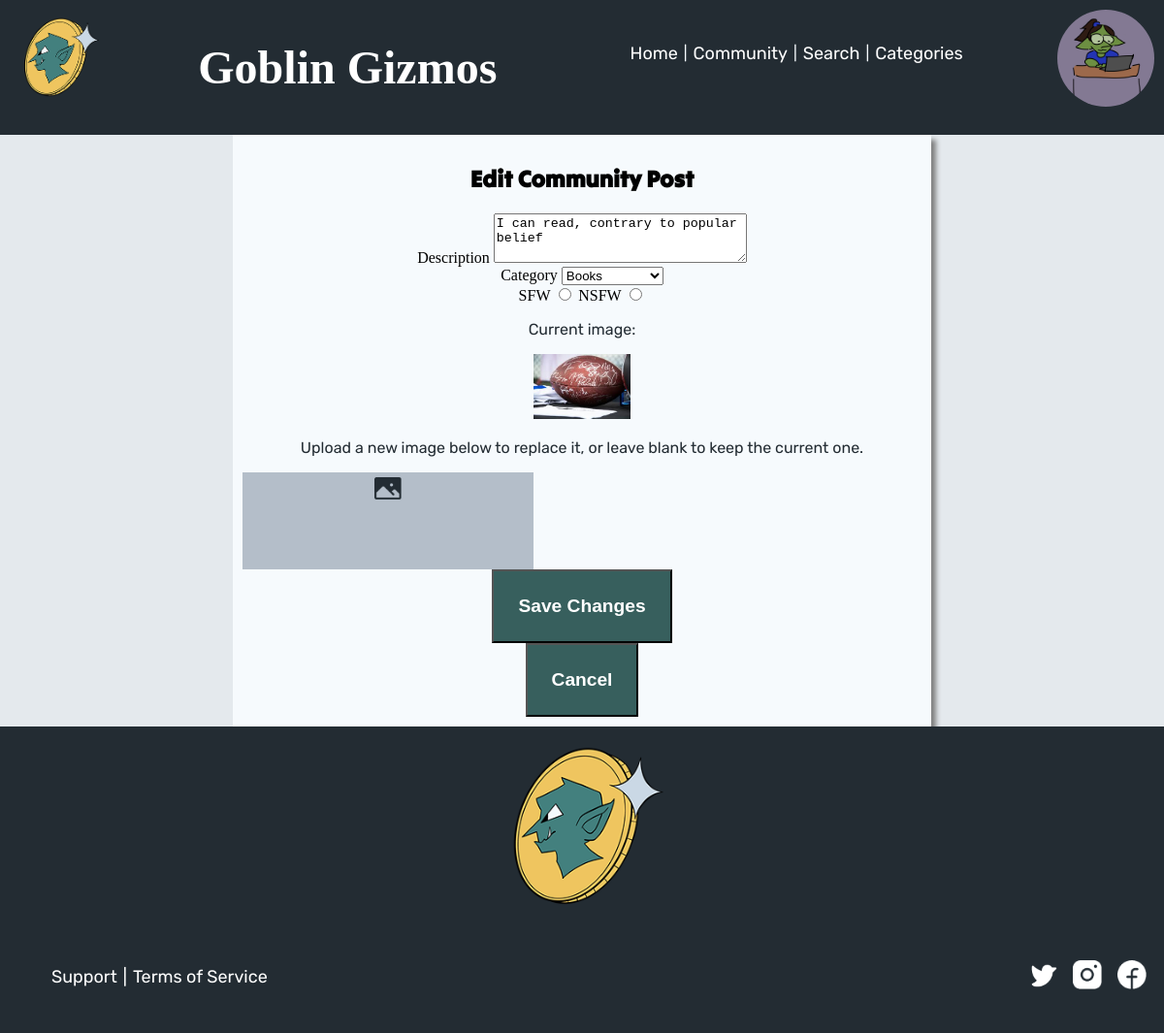
The page /editCommunityPost.php?compost_id=2 (signed in) on the database its author committed.
### tables this page shows
CREATE TABLE `goblingizmos_users` (
  `user_id` int(11) NOT NULL,
  `first_name` varchar(255) NOT NULL,
  `last_name` varchar(255) NOT NULL,
  `username` varchar(255) NOT NULL,
  `password` varchar(255) NOT NULL,
  `access_level` varchar(20) NOT NULL,
  `user_email` varchar(255) NOT NULL,
  `user_pfp` varchar(255) DEFAULT NULL,
  `user_bio` varchar(255) DEFAULT NULL
);

CREATE TABLE `goblingizmos_community` (
  `user_id` int(100) NOT NULL,
  `compost_id` int(100) NOT NULL,
  `compost_img` varchar(255) DEFAULT NULL,
  `compost_category` varchar(255) NOT NULL,
  `compost_description` varchar(255) NOT NULL,
  `compost_sfw_nsfw` varchar(255) DEFAULT NULL,
  `compost_likes` int(255) DEFAULT 0,
  `compost_creation_date` date NOT NULL
);

### editCommunityPost.php (the view, shortened to what this page needs)
<?php
require 'db_connectionGG.php';
$row = null;
$query_user_info = "SELECT * FROM goblingizmos_users WHERE user_id = ?";
$stmt = $mysqli->prepare($query_user_info);
$stmt->bind_param("i", $_SESSION['user_id']);
$stmt->execute();
$result = $stmt->get_result();
if ($result && $result->num_rows > 0) {
    $row = $result->fetch_array(MYSQLI_ASSOC);
}
$compostId = isset($_GET['compost_id']) ? (int) $_GET['compost_id'] : 0;
$existingPost = null;
$query_fetch = "
    SELECT
        compost_id,
        user_id,
        compost_description,
        compost_category,
        compost_sfw_nsfw,
        compost_img
    FROM goblingizmos_community
    WHERE compost_id = ?
    LIMIT 1
";
$stmt = $mysqli->prepare($query_fetch);
$stmt->bind_param("i", $compostId);
$stmt->execute();
$resultFetch = $stmt->get_result();
if ($resultFetch && $resultFetch->num_rows > 0) {
    $existingPost = $resultFetch->fetch_array(MYSQLI_ASSOC);
}
$formDescription = $existingPost['compost_description'];
$formCategory    = $existingPost['compost_category'];
?>
<!DOCTYPE html>
<html lang="en">
<head>
    <link rel="stylesheet" type="text/css" href="css/style.css">
</head>
<body>
    <div class="page-wrap">
        <header>
            <div class="headerGrid">
                <div class="headerGridItem" id="logoFlex">
                    <img class="logoImage" src="img/goblinLogo.png" alt="a goblin face in a coin; the logo">
                </div>
                <div class="headerGridItem">
                    <h1>Goblin Gizmos</h1>
                </div>
                <div class="headerGridItem">
                    <nav>
                        <ol>
                            <li>
                                <a class="titleLink" href="index.php">Home</a>
                            </li>
                            <li>
                                <p>|</p>
                            </li>
                            <li>
                                <a class="titleLink" href="community.php">Community</a>
                            </li>
                            <li>
                                <p>|</p>
                            </li>
                            <li>
                                <a class="titleLink" href="search.php">Search</a>
                            </li>
                            <li>
                                <p>|</p>
                            </li>
                            <li>
                                <a class="titleLink" href="categories.php">Categories</a>
                            </li>
                        </ol>
                    </nav>
                </div>
                <div class="headerGridItem">
                    <?php
                    if (isset($_SESSION['logged_in']) && $_SESSION['logged_in'] === true && isset($row)) {
                        if (!empty($row['user_pfp'])) {
                            print "<a href=\"userProfile.php\"><img src=\"" . htmlspecialchars($row['user_pfp']) . "\" class=\"userIconImageForSmaller\" alt=\"User's chosen profile picture\" onerror=\"this.src='img/PFP.png';\"></a>";
                        } else {
                            print "<a href=\"userProfile.php\"><img src=\"img/PFP.png\" class=\"userIconImageForSmaller\" alt=\"Profile\"></a>";
                        }
                    } else {
                        print "<a href=\"userProfile.php\"><img src=\"img/PFP.png\" class=\"userIconImageForSmaller\" alt=\"Profile\"></a>";
                    }
                    ?>
                </div>
            </div>
        </header>
        <div class="signUpForms">
            <h2>Edit Community Post</h2>
            <form method="POST"
                  action="<?php print htmlspecialchars($_SERVER["PHP_SELF"]) . "?compost_id=" . htmlspecialchars($compostId); ?>"
                  enctype="multipart/form-data">
                <div>
                    <label for="compost_description">Description</label>
                    <textarea
                        name="compost_description"
                        id="compost_description"
                        rows="3"
                        cols="30"
                    ><?php print htmlspecialchars($formDescription); ?></textarea>
                </div>
                <div>
                    <label for="compost_category">Category</label>
                    <select name="compost_category" id="compost_category">
                        <?php
                        $categoryLabels = array(
                            "autographs" => "Autographs",
                            "books"      => "Books",
                            "caps"       => "Bottle Caps",
                            "cans"       => "Cans",
                            "charms"     => "Charms",
                            "coins"      => "Coins",
                            "figures"    => "Figures",
                            "jewelry"    => "Jewelry",
                            "magnets"    => "Magnets",
                            "minerals"   => "Minerals",
                            "perfume"    => "Perfume",
                            "plates"     => "Plates",
                            "cards"      => "Playing Cards",
                            "plushies"   => "Plushies",
                            "prints"     => "Prints",
                            "stamps"     => "Stamps",
                            "tickets"    => "Tickets",
                            "games"      => "Video Games",
                            "vinyls"     => "Vinyls",
                            "other"      => "Other",
                        );
                        foreach ($categoryLabels as $value => $label) {
                            $selected = ($formCategory === $value) ? " selected=\"selected\"" : "";
                            print "<option value=\"" . htmlspecialchars($value) . "\"" . $selected . ">" . htmlspecialchars($label) . "</option>";
                        }
                        ?>
                    </select>
                </div>
                <div>
                    <label for="sfw">SFW</label>
                    <input
                        type="radio"
                        name="compost_sfw_nsfw"
                        id="sfw"
                        value="SFW"
                    >
                    <label for="nsfw">NSFW</label>
                    <input
                        type="radio"
                        name="compost_sfw_nsfw"
                        id="nsfw"
                        value="NSFW"
                    >
                </div>
                <div>
                    <?php
                    if (!empty($existingPost['compost_img'])) {
                        print "<p>Current image:</p>";
                        print "<img src=\"" . htmlspecialchars($existingPost['compost_img']) . "\" alt=\"current post image\" style=\"max-width:200px;\">";
                        print "<p>Upload a new image below to replace it, or leave blank to keep the current one.</p>";
                    }
                    ?>
                    <div class="addBoxPost">
                        <img src="img/image.png" class="iconImg" alt="small picture box icon"
                             onclick="document.getElementById('imagePostEdit').click()">
                    </div>
                </div>
                <button type="submit" name="submit_edit" class="goblinButtons">Save Changes</button>
            </form>
            <a href="community.php">
                <button type="button" class="goblinButtons">Cancel</button>
            </a>
        </div>
    </div>
    <footer>
        <img src="img/goblinLogo.png" id="bottomLogo" alt="a goblin face in a coin; the logo">
        <div>
            <div class="footerFlex">
                <nav>
                    <div class="footerGrid">
                        <div class="footerGridItem1">
                            <ol>
                                <li>
                                    <a href="support.php" class="titleLink">Support</a>
                                </li>
                                <li>
                                    <p class="titleLink"> |</p>
                                </li>
                                <li>
                                    <a href="tos.php" class="titleLink">Terms of Service</a>
                                </li>
                            </ol>
                        </div>
                        <div class="footerGridItem2">
                            <ol>
                                <li><a href="https://x.com/"><img src="img/TwitterLogo.png" class="iconImg" alt="X logo"></a></li>
                                <li><a href="https://www.instagram.com/"><img src="img/instagram.png" class="iconImg" alt="Instagram logo"></a></li>
                                <li><a href="https://www.facebook.com/"><img src="img/facebook.png" class="iconImg" alt="Facebook logo"></a></li>
                            </ol>
                        </div>
                    </div>
                </nav>
            </div>
        </div>
    </footer>
</body>
</html>

### css/style.css (style rules this page uses)
body { background-color: #E4E9ED; margin-top: 0px; margin-left: 0px; margin-right: 0px; margin-bottom: 0px; }
html, body { height: 100%; }
body { min-height: 100vh; display: flex; flex-direction: column; margin: 0; }
.page-wrap { flex: 1; display: flex; flex-direction: column; }
footer { flex-shrink: 0; }
a { text-decoration: none; }
h1 { font-family: JotiOneFont, Verdana; }
h2, h3, h4 { font-family: tiltWarp, Verdana; }
p, a { font-family: rubik, Arial; }
img { width: 100px; height: auto; }
header ol li p { color: #F6FAFD; }
@media (min-width:1000px) { .userIconImageForSmaller { width: 100px; height: auto; border-radius: 50%; } }
@media (min-width:1000px) { header { background-color: #232C33; padding: 5px; display: block; color: white; } }
@media (min-width:1000px) { .headerGrid { display: flex; justify-content: space-between; padding: 5px; } }
@media (min-width:1000px) { ol { list-style: none; display: flex; align-items: center; justify-content: space-around; } }
@media (min-width:1000px) { li { padding: 3px; } }
@media (min-width:1000px) { .titleLink { color: white; font-size: large; } }
@media (min-width:1000px) { h1 { font-size: xxx-large; } }
@media (min-width:1000px) { footer { background-color: #232C33; padding: 5px; display: block; color: white; } }
@media (min-width:1000px) { footer a { color: white; } }
@media (min-width:1000px) { .footerFlex { display: block; padding: 5px; } }
@media (min-width:1000px) { .iconImg { width: 30px; height: auto; padding: 5px; } }
@media (min-width:1000px) { #bottomLogo { display: block; margin-left: auto; margin-right: auto; margin-top: auto; width: 200px; } }
@media (min-width:1000px) { .footerGrid { display: flex; justify-content: space-between; align-items: center; } }
@media (min-width:1000px) { .bountyClickStyle a, p { color: #232C33; } }
@media (min-width:1000px) { .goblinButtons { background-color: #375F5D; padding: 25px; color: white; font-size: larger; font-weight: 800; display: inline-block; cursor: pointer; } }
@media (min-width:1000px) { .signUpForms { background-color: #F6FAFD; box-shadow: 5px 5px 5px gray; text-align: center; padding: 10px; width: 700px; margin-left: auto; margin-right: auto; } }
@media (min-width:1000px) { .addBoxPost { background-color: #B4BEC9; width: 300px; height: 100px; } }
@media (min-width:1000px) { .addBoxPost .iconImg { width: 28px; height: auto; cursor: pointer; } }

### rows shown on the page
goblingizmos_users: user_pfp (picture)
goblingizmos_community: compost_description "I can read, contrary to popular belief", compost_img (picture)

### other values the page prints
form field compost_category "Books"
